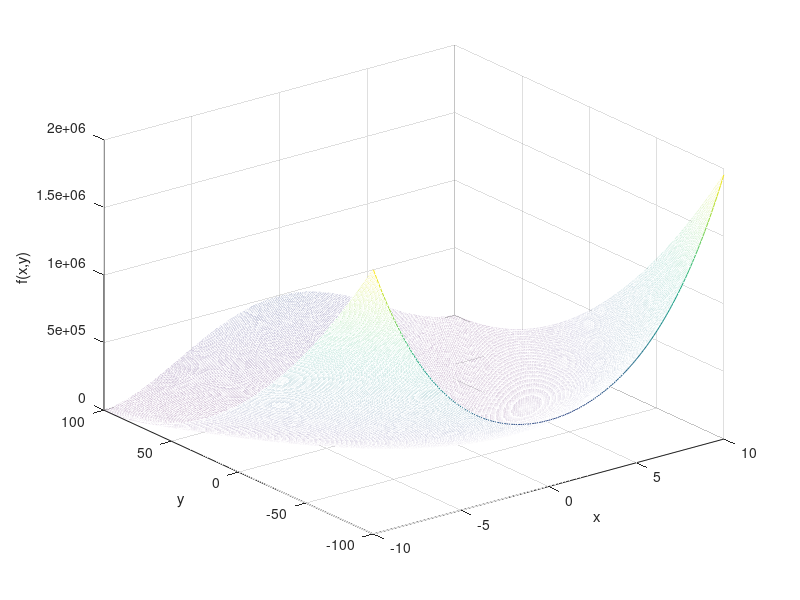

Write the MATLAB code that produced this figure.
a=7;b=a^2;
[x,y] = meshgrid(-10:.1:10, -100:.1:100);
f=(x-a).^2+b.*(y-x.^2).^2;
figure (1)
mesh(x,y,f)
xlabel('x')
ylabel('y')
zlabel('f(x,y)')


